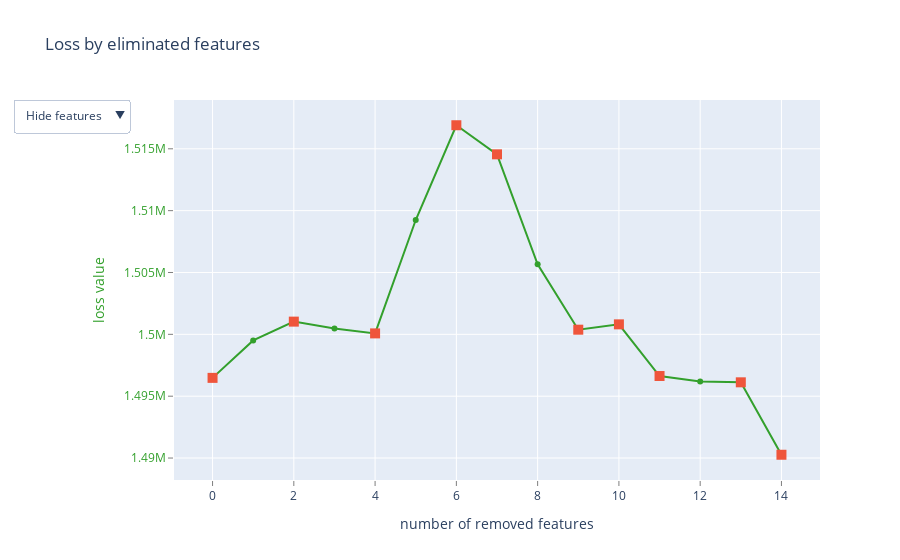

The notebook cell this image was saved under:
### Code cell
summary = select_features(algorithm=EFeaturesSelectionAlgorithm.RecursiveByShapValues, steps=9)

### Figure 1 — Plotly figure (JSON) as saved in the notebook; plotly's stock layout.template omitted (floating-point values rounded to 4 significant figures)
{"data": [{"line": {"color": "rgb(51,160,44)"}, "mode": "lines+markers", "name": "", "text": ["", "area_n_photos", "g_lift_floor", "n_photos", "kw2", "g_lift", "build_tech_balcon", "floor", "street_id_metro_dist", "balcon", "kw10", "kw7", "build_tech_floor", "kw12", "kw11"], "type": "scatter", "x": [0, 1, 2, 3, 4, 5, 6, 7, 8, 9, 10, 11, 12, 13, 14], "y": [1496000.0, 1500000.0, 1501000.0, 1500000.0, 1500000.0, 1509000.0, 1517000.0, 1515000.0, 1506000.0, 1500000.0, 1501000.0, 1497000.0, 1496000.0, 1496000.0, 1490000.0]}, {"marker": {"size": 10, "symbol": "square"}, "mode": "markers", "name": "", "text": ["", "g_lift_floor", "kw2", "build_tech_balcon", "floor", "balcon", "kw10", "kw7", "kw12", "kw11"], "type": "scatter", "x": [0, 2, 4, 6, 7, 9, 10, 11, 13, 14], "y": [1496000.0, 1501000.0, 1500000.0, 1517000.0, 1515000.0, 1500000.0, 1501000.0, 1497000.0, 1496000.0, 1490000.0]}, {"mode": "text", "name": "", "text": ["", "24", "28", "8", "10", "7", "25", "2", "26", "5", "18", "15", "23", "20", "19"], "textfont": {"color": "rgb(51,160,44)", "family": "sans serif", "size": 18}, "textposition": "bottom center", "type": "scatter", "visible": false, "x": [0, 1, 2, 3, 4, 5, 6, 7, 8, 9, 10, 11, 12, 13, 14], "y": [1496000.0, 1500000.0, 1501000.0, 1500000.0, 1500000.0, 1509000.0, 1517000.0, 1515000.0, 1506000.0, 1500000.0, 1501000.0, 1497000.0, 1496000.0, 1496000.0, 1490000.0]}, {"mode": "text", "name": "", "text": ["", "area_n_photos", "g_lift_floor", "n_photos", "kw2", "g_lift", "build_tech_balcon", "floor", "street_id_metro_dist", "balcon", "kw10", "kw7", "build_tech_floor", "kw12", "kw11"], "textfont": {"color": "rgb(51,160,44)", "family": "sans serif", "size": 18}, "textposition": "bottom center", "type": "scatter", "visible": false, "x": [0, 1, 2, 3, 4, 5, 6, 7, 8, 9, 10, 11, 12, 13, 14], "y": [1496000.0, 1500000.0, 1501000.0, 1500000.0, 1500000.0, 1509000.0, 1517000.0, 1515000.0, 1506000.0, 1500000.0, 1501000.0, 1497000.0, 1496000.0, 1496000.0, 1490000.0]}], "layout": {"showlegend": false, "title": {"text": "Loss by eliminated features"}, "updatemenus": [{"active": 0, "buttons": [{"args": [{"visible": [true, true, false, false]}], "label": "Hide features", "method": "update"}, {"args": [{"visible": [true, true, true, false]}], "label": "Show indices", "method": "update"}, {"args": [{"visible": [true, true, false, true]}], "label": "Show names", "method": "update"}], "pad": {"r": 10, "t": 10}, "showactive": true, "x": -0.25, "xanchor": "left", "y": 1.03, "yanchor": "top"}], "xaxis": {"gridcolor": "rgb(255,255,255)", "showgrid": true, "showline": false, "showticklabels": true, "tickcolor": "rgb(127,127,127)", "ticks": "outside", "title": {"text": "number of removed features"}, "zeroline": false}, "yaxis": {"gridcolor": "rgb(255,255,255)", "showgrid": true, "showline": false, "showticklabels": true, "tickcolor": "rgb(127,127,127)", "tickfont": {"color": "rgb(51,160,44)"}, "ticks": "outside", "title": {"font": {"color": "rgb(51,160,44)"}, "text": "loss value"}, "zeroline": false}}}
